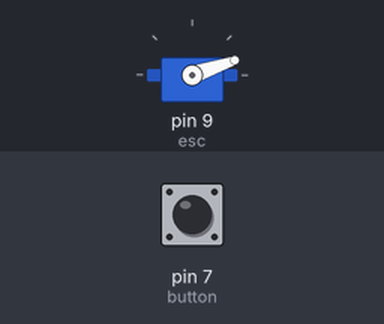
The sketch below on a simulated Arduino Uno, built with avr-gcc and run on an emulated ATmega328P. On the bench: servo. The inputs (shaded band) are chosen by the test bench; at power-on: pin 7 (button) HIGH. What the sketch prints to the serial monitor is not drawn.

Above: at 1.2 s.
1.3 s: pin 7 (button) pulled LOW for 0.15 s
At 1.38 s:
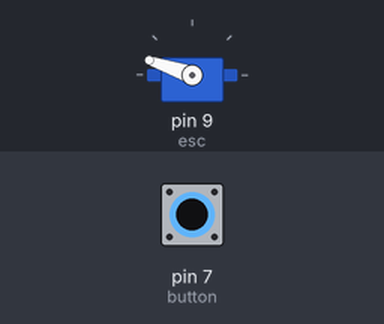
2.9 s: pin 7 (button) pulled LOW for 3.2 s
At 7.3 s:
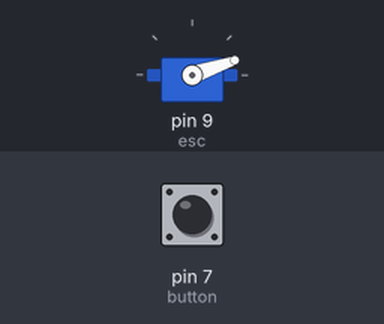
Timing chart, 0 to 8.8 s (numbered marks = the images above; inputs shaded):
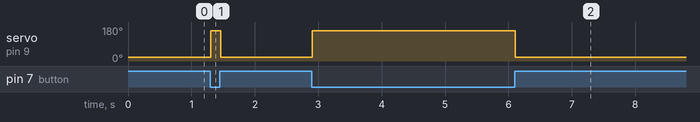

Measured:
- after the input at 1.3 s, servo on pin 9 (esc): 19° → 161° at once, → 19° 0.15 s later
- after the input at 2.9 s, servo on pin 9 (esc): 19° → 161° at once, → 19° 3.2 s later

The sketch:

esc_programmer.ino
```cpp
#include <Servo.h>
#include <Bounce2.h>

Servo esc;
Bounce button;

void setup () {
  pinMode(7, INPUT_PULLUP);
  button.attach(7);
  button.interval(5);
  esc.attach(9);
  Serial.begin(9600);
}

void loop() {
  button.update();
  int v = button.read();
  if (v == LOW) {
    esc.write(MAX_PULSE_WIDTH-200);
    Serial.println(255);
  } else {
    esc.write(MIN_PULSE_WIDTH+200);
    Serial.println(0);
  }
}
```
